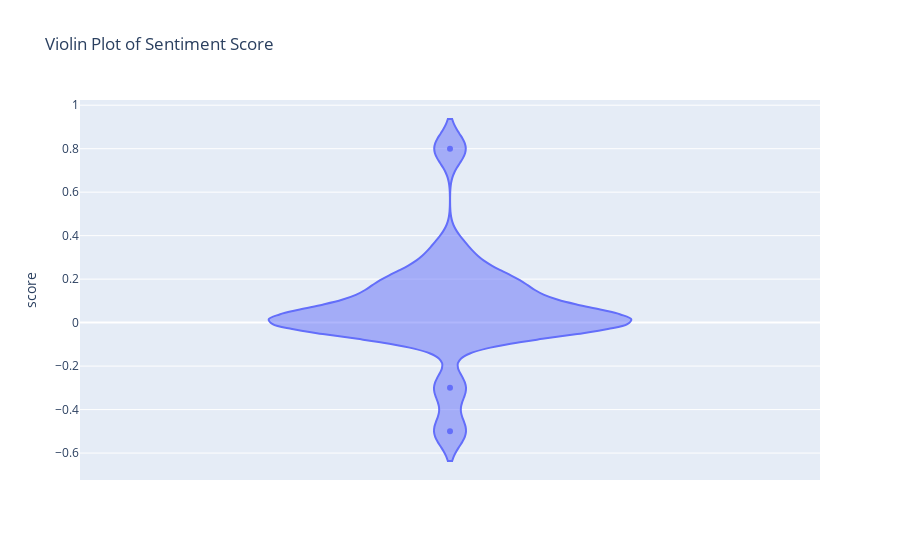

Notebook code for this chart:
### Code cell
import plotly.express as px

fig = px.violin(df, y="score", title='Violin Plot of Sentiment Score')
fig.show()

### Figure 1 — Plotly figure (JSON) as saved in the notebook; plotly's stock layout.template omitted (floating-point values rounded to 4 significant figures)
{"data": [{"alignmentgroup": "True", "box": {"visible": false}, "hoverlabel": {"namelength": 0}, "hovertemplate": "score=%{y}", "legendgroup": "", "marker": {"color": "#636efa"}, "name": "", "offsetgroup": "", "orientation": "v", "scalegroup": "True", "showlegend": false, "type": "violin", "x0": " ", "xaxis": "x", "y": [0, -0.3, 0, 0.1875, 0, 0, 0, 0, 0, 0, 0, 0.1667, 0.02976, -0.5, 0.1, 0, 0.33, 0.8, 0.2143, 0.15], "y0": " ", "yaxis": "y"}], "layout": {"legend": {"tracegroupgap": 0}, "title": {"text": "Violin Plot of Sentiment Score"}, "violinmode": "group", "xaxis": {"anchor": "y", "domain": [0, 1]}, "yaxis": {"anchor": "x", "domain": [0, 1], "title": {"text": "score"}}}}
